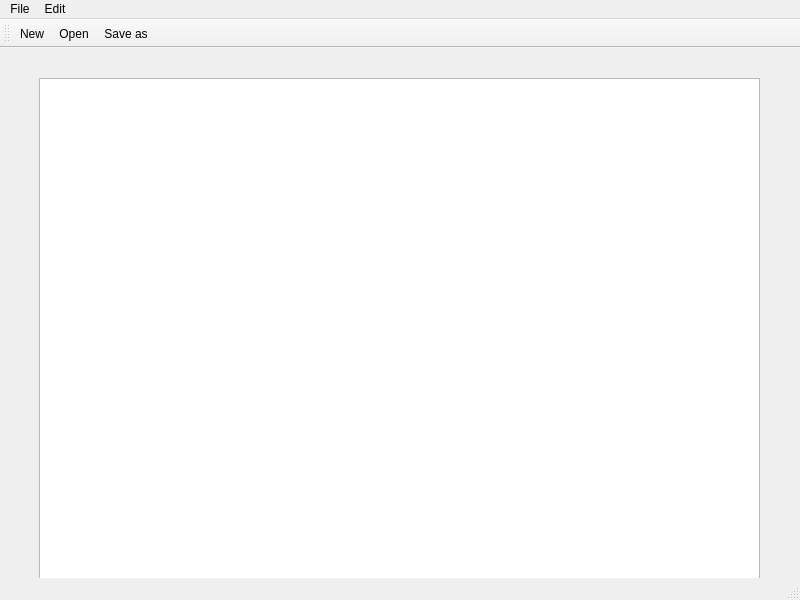
<?xml version="1.0" encoding="UTF-8"?>
<ui version="4.0">
 <class>MainWindow</class>
 <widget class="QMainWindow" name="MainWindow">
  <property name="geometry">
   <rect>
    <x>0</x>
    <y>0</y>
    <width>800</width>
    <height>600</height>
   </rect>
  </property>
  <property name="windowTitle">
   <string>MainWindow</string>
  </property>
  <widget class="QWidget" name="centralwidget">
   <widget class="QWidget" name="verticalLayoutWidget">
    <property name="geometry">
     <rect>
      <x>39</x>
      <y>30</y>
      <width>721</width>
      <height>521</height>
     </rect>
    </property>
    <layout class="QVBoxLayout" name="verticalLayout">
     <item>
      <widget class="QTextEdit" name="textEditor"/>
     </item>
    </layout>
   </widget>
  </widget>
  <widget class="QMenuBar" name="menubar">
   <property name="geometry">
    <rect>
     <x>0</x>
     <y>0</y>
     <width>800</width>
     <height>20</height>
    </rect>
   </property>
   <widget class="QMenu" name="menuFile">
    <property name="title">
     <string>File</string>
    </property>
    <addaction name="actionNew"/>
    <addaction name="actionOpen"/>
    <addaction name="actionSave"/>
    <addaction name="actionPrint"/>
    <addaction name="actionExit"/>
   </widget>
   <widget class="QMenu" name="menuEdit">
    <property name="title">
     <string>Edit</string>
    </property>
    <addaction name="actionCopy"/>
    <addaction name="actionPaste"/>
    <addaction name="actionCut"/>
    <addaction name="actionUndo"/>
    <addaction name="actionRedo"/>
   </widget>
   <addaction name="menuFile"/>
   <addaction name="menuEdit"/>
  </widget>
  <widget class="QStatusBar" name="statusbar"/>
  <widget class="QToolBar" name="toolBar">
   <property name="windowTitle">
    <string>toolBar</string>
   </property>
   <attribute name="toolBarArea">
    <enum>TopToolBarArea</enum>
   </attribute>
   <attribute name="toolBarBreak">
    <bool>false</bool>
   </attribute>
   <addaction name="actionNew"/>
   <addaction name="actionOpen"/>
   <addaction name="actionSave"/>
  </widget>
  <action name="actionNew">
   <property name="icon">
    <iconset resource="Resources.qrc">
     <normaloff>:/imgs/Icons/Icons/New.bmp</normaloff>:/imgs/Icons/Icons/New.bmp</iconset>
   </property>
   <property name="text">
    <string>New</string>
   </property>
  </action>
  <action name="actionOpen">
   <property name="icon">
    <iconset resource="Resources.qrc">
     <normaloff>:/imgs/Icons/Icons/Open.bmp</normaloff>:/imgs/Icons/Icons/Open.bmp</iconset>
   </property>
   <property name="text">
    <string>Open</string>
   </property>
  </action>
  <action name="actionSave">
   <property name="icon">
    <iconset resource="Resources.qrc">
     <normaloff>:/imgs/Icons/Icons/Save.bmp</normaloff>:/imgs/Icons/Icons/Save.bmp</iconset>
   </property>
   <property name="text">
    <string>Save as</string>
   </property>
  </action>
  <action name="actionPrint">
   <property name="text">
    <string>Print</string>
   </property>
  </action>
  <action name="actionExit">
   <property name="text">
    <string>Exit</string>
   </property>
  </action>
  <action name="actionCopy">
   <property name="text">
    <string>Copy</string>
   </property>
  </action>
  <action name="actionPaste">
   <property name="text">
    <string>Paste</string>
   </property>
  </action>
  <action name="actionCut">
   <property name="text">
    <string>Cut</string>
   </property>
  </action>
  <action name="actionUndo">
   <property name="text">
    <string>Undo</string>
   </property>
  </action>
  <action name="actionRedo">
   <property name="text">
    <string>Redo</string>
   </property>
  </action>
 </widget>
 <resources>
  <include location="Resources.qrc"/>
 </resources>
 <connections/>
</ui>
